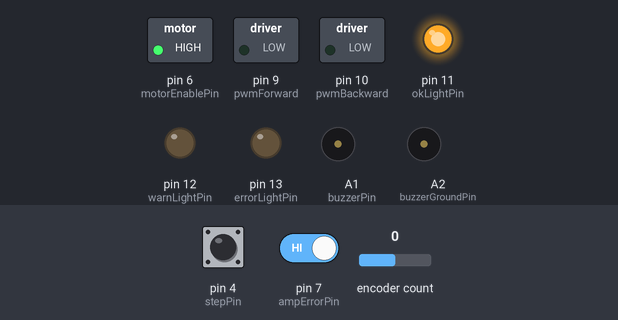
Recording of a sketch running on a simulated Arduino Uno, built with avr-gcc and run on an emulated ATmega328P. Shown: switched loads named in the sketch (green lamp = pin HIGH), output pins drawn as LEDs (lit = HIGH), buzzer (waves = sounding, pin HIGH). The inputs (shaded band) are chosen by the test bench; at power-on: pin 7 (ampErrorPin) HIGH, encoder count 0, pin 4 (stepPin) HIGH. What the sketch prints to the serial monitor is not drawn.

Above: at 2.2 s.
2.3 s: pin 7 (ampErrorPin) driven LOW
At 2.8 s:
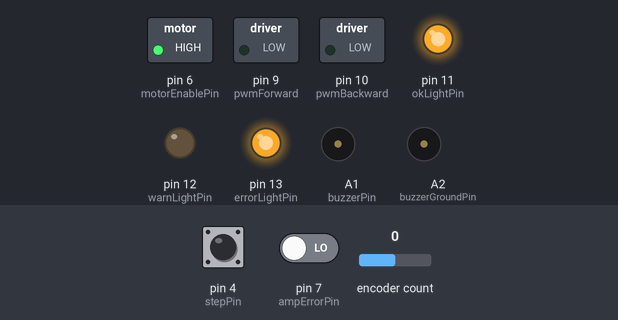
3.8 s: encoder count set to 1
At 4.9 s:
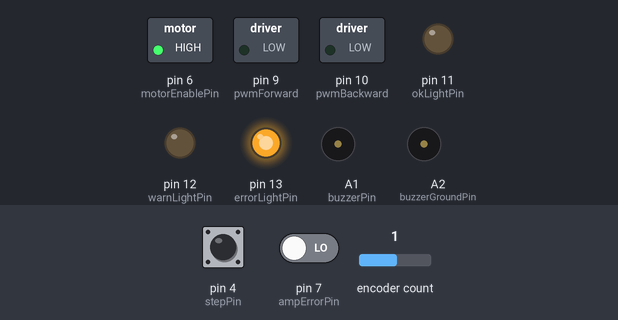
5.3 s: encoder count set to 2
At 6.0 s:
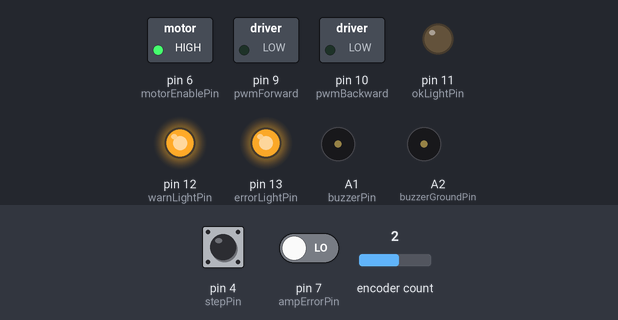
6.8 s: pin 7 (ampErrorPin) driven HIGH
At 8.0 s:
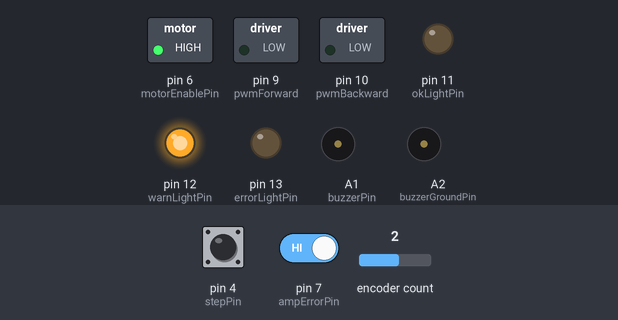
8.3 s: encoder count set to 1
At 9.5 s:
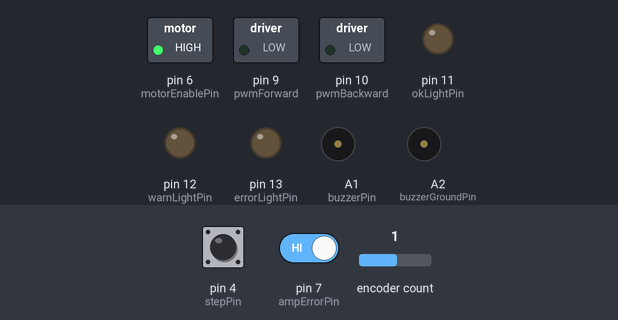
9.8 s: encoder count set to 5
At 10.6 s:
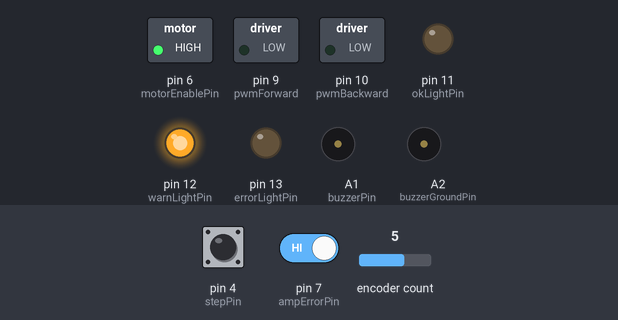
Timing chart, 0 to 12.3 s (numbered marks = the images above; inputs shaded):
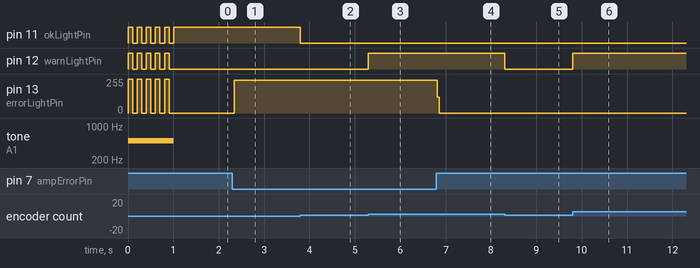

The sketch:

DCServoSimplerTest.ino
```cpp
//#define USE_ENCODER_LIBRARY
#define ENCODER_USE_INTERRUPTS
//#define ENCODER_OPTIMIZE_INTERRUPTS

#include <EEPROM.h>
#include "EEPROMAnything.h"
#include "digitalWriteFast.h"

#include <PID_v1.h>

volatile double position, targetPositionDouble, motorPower, errorValue, maxValue = 10000;
volatile long targetPositionLong = 0;

#include <stdlib.h>
#include "constants.h"
#include <Encoder.h>
#include "ServoEncoder.h"
#include "MotorDrives.h"


const int warningMargin = 4;
const int errorMargin = 512; // the number of ticks out of place before the servo goes
// into error.

int counter = 0;

bool sendPos = false;

volatile bool servoError = false;
volatile bool initialised = false;
volatile int stepState = 0;
volatile int dirState = 0;
byte stepMultiplier = 1; // this should probably be adjustable

long startOffset = 0;

String command = "";
boolean commandComplete = false;


//double Kp = 0.14, Ki = 0.03, Kd = 0.0002;
//double Kp = 0.88, Ki = 0.02, Kd = 0.0007;
//double Kp = 0.77, Ki = 0.37, Kd = 0.0005;
//double Kp = 0.3, Ki = 0.05, Kd = 0.0003;
//double Kp = 100, Ki = 6, Kd = 0.4;
//double Kp = 2, Ki = 8, Kd = 0.01;
double Kp = 15.5, Ki = 5.71, Kd = 0.0184;

// CHANGE THIS TO RESET THE EEPROM DATA
const byte eepromValidateData = 6;
const byte eepromDataAddr = 32;


PID myPID(&position, &motorPower, &targetPositionDouble, Kp, Ki, Kd, DIRECT);


void setup() {

  // set PWM frequency to 31250
  //setPwmFrequency(9, 1);
  //setPwmFrequency(10, 1);

  // set PWM frequency to 3906
//  setPwmFrequency(9, 8);
//  setPwmFrequency(10, 8);


  command.reserve(256);

  readEepromData();

  initSerial();
  sendPIDOverSerial();

  initEncoder();

  position = targetPositionDouble = motorPower = 0;
  targetPositionLong = 0;

  pinMode(errorLightPin, OUTPUT);
  pinMode(warnLightPin, OUTPUT);
  pinMode(okLightPin, OUTPUT);


  pinMode(stepPin, INPUT_PULLUP);
  pinMode(dirPin, INPUT_PULLUP);


  pinMode(ampErrorPin, INPUT);

  ///////////////////////////////////////////////////////
  // configure interrupt on change for step pin
  PCMSK2 |= (1<<4);
  PCICR |= _BV(PCIE2);
  ///////////////////////////////////////////////////////

  initMotor();
  initPID();
  initBuzzer();

  startUpNotify();


  initialised = true;


}


void loop() {

  updateEncoder();

  // UNCOMMENT THIS TO TEST THE SERVO WITHOUT STEP/DIR
  //targetPositionLong = round(((cos((millis()-startOffset) * 0.0008f)) -1) * 1000.0f);

  updatePID();
  // should only update motor power when the PID value changes

  updateServo();
  //checkSerial();


}


inline void updateServo() {

   if (!servoError) {
    //setMotorPower(motorPower);
    digitalWrite(errorLightPin, LOW);
    digitalWrite(errorLightPin, !digitalRead(ampErrorPin));
  }
  else {
   // setMotorPower(0);

    // this line should flash the red light if we have an amp error or just make it steady on
    // if it's a normal servo error. Although - does the ampError reset or stay permanently on?

    if(!digitalRead(ampErrorPin) && (millis()%200<100)) digitalWrite(errorLightPin, LOW);
    else digitalWrite(errorLightPin, HIGH);

  }

  if ((!servoError) && (errorValue > errorMargin)) {
    servoError = true;
    tone(buzzerPin, 500, 10000);

    reset();


  }

  if ( (errorValue>warningMargin)) {
    digitalWrite(warnLightPin, HIGH);
  }
  else {
    digitalWrite(warnLightPin, LOW);
  }

  if(errorValue <= 2) {
    digitalWrite(okLightPin, HIGH);
  }
  else{
    digitalWrite(okLightPin, LOW);
  }


}

inline void updatePID() {

  // reset if the numbers get too high!
  //  if(targetPositionLong>maxValue) {
  //
  //    targetPositionLong-=maxValue;
  //    targetPositionDouble-=maxValue;
  //    position-=maxValue;
  //  }
  //
  //  if(targetPositionLong<-maxValue) {
  //    targetPositionLong+=maxValue;
  //    targetPositionDouble+=maxValue;
  //    position+=maxValue;
  //  }

  targetPositionDouble=targetPositionLong; // Copy the integer value updated by the ISR into the float value used by PID


  if(myPID.Compute()){
    if(counter>33) { // update 30 times a second
      // send position over serial
      if(sendPos) {
        Serial.print("POS:");
        Serial.print(targetPositionDouble);
        Serial.print(",");
        Serial.println(position);
      }
      counter = 0;
    }
    counter ++;
  }

  errorValue = targetPositionDouble - position;
  if(errorValue<0) errorValue*=-1;

}


void initPID() {
  //encoder.write(0);
  position = targetPositionDouble = motorPower = 0;
  targetPositionLong = 0;
  myPID.SetOutputLimits(-100, 100);
  myPID.SetMode(AUTOMATIC);
  myPID.SetSampleTime(1);
  myPID.SetTunings(Kp, Ki, Kd);
  targetPositionLong = targetPositionDouble;
  sendPIDOverSerial();

}


void reset() {


  startOffset = millis();
  encoder.write(0);
  position = targetPositionDouble = motorPower = 0;
  targetPositionLong = 0;
  servoError = false;
}


inline void readEepromData() {

  byte eepromAddr = eepromDataAddr;

  if( EEPROM.read(eepromAddr++)==eepromValidateData ){
    eepromAddr+=EEPROM_readAnything(eepromAddr,Kp);
    eepromAddr+=EEPROM_readAnything(eepromAddr,Ki);
    eepromAddr+=EEPROM_readAnything(eepromAddr,Kd);
    eepromAddr+=EEPROM_readAnything(eepromAddr,motorDeadZone);
  }

}
inline void writeEepromData() {
   byte eepromAddr = eepromDataAddr;
    EEPROM.write(eepromAddr++,eepromValidateData);
    eepromAddr+=EEPROM_writeAnything(eepromAddr,Kp);
    eepromAddr+=EEPROM_writeAnything(eepromAddr,Ki);
    eepromAddr+=EEPROM_writeAnything(eepromAddr,Kd);
    eepromAddr+=EEPROM_writeAnything(eepromAddr,motorDeadZone);

}

inline void initBuzzer() {

  pinMode(buzzerPin, OUTPUT);
  pinMode(buzzerGroundPin, OUTPUT);
  digitalWrite(buzzerGroundPin, LOW);


}

inline void startUpNotify() {

  for(int i =0 ; i<10; i++) {
    bool val = ((i%2) ==0);
    digitalWrite(errorLightPin, val);
    digitalWrite(warnLightPin, val);
    digitalWrite(okLightPin, val);
    tone(buzzerPin,500,100);

    delay(100);
  }
}


//////////////////////////////////////////////////////////////////////////////////
// Interrupt service routine for pin change interrupt #1

ISR(PCINT2_vect)
{
  if(servoError | !initialised) return;
  register byte copyPortD = PIND; // capture port value asap
  if(copyPortD & (1<<DBIT_STEP) ) // Ensure this is a RISING edge of step pin
  {
    if(copyPortD & (1<<DBIT_DIR))  // Check the direction pin
      targetPositionLong+=stepMultiplier;
    else
      targetPositionLong-=stepMultiplier;
  }
}


//
void setPwmFrequency(int pin, int divisor) {
  byte mode;
  if(pin == 5 || pin == 6 || pin == 9 || pin == 10) {
    switch(divisor) {
      case 1: mode = 0x01; break;
      case 8: mode = 0x02; break;
      case 64: mode = 0x03; break;
      case 256: mode = 0x04; break;
      case 1024: mode = 0x05; break;
      default: return;
    }
    if(pin == 5 || pin == 6) {
      TCCR0B = TCCR0B & 0b11111000 | mode;
    } else {
      TCCR1B = TCCR1B & 0b11111000 | mode;
    }
  } else if(pin == 3 || pin == 11) {
    switch(divisor) {
      case 1: mode = 0x01; break;
      case 8: mode = 0x02; break;
      case 32: mode = 0x03; break;
      case 64: mode = 0x04; break;
      case 128: mode = 0x05; break;
      case 256: mode = 0x06; break;
      case 1024: mode = 0x7; break;
      default: return;
    }
    TCCR2B = TCCR2B & 0b11111000 | mode;
  }
}
```

EEPROMAnything.h
```cpp
#include <EEPROM.h>
#include <Arduino.h>  // for type definitions

template <class T> int EEPROM_writeAnything(int ee, const T& value)
{
    const byte* p = (const byte*)(const void*)&value;
    unsigned int i;
    for (i = 0; i < sizeof(value); i++)
          EEPROM.write(ee++, *p++);
    return i;
}

template <class T> int EEPROM_readAnything(int ee, T& value)
{
    byte* p = (byte*)(void*)&value;
    unsigned int i;
    for (i = 0; i < sizeof(value); i++)
          *p++ = EEPROM.read(ee++);
    return i;
}
```

MotorDrives.h
```cpp
#pragma once
#include "Arduino.h"
#include "pwm.h"

double motorDeadZone = 0;

void initMotor() {

  pinMode(pwmForward, OUTPUT);
  digitalWrite(pwmForward, LOW);
  pinMode(pwmBackward, OUTPUT);
  digitalWrite(pwmBackward, LOW);


  //enable pin
  pinMode(motorEnablePin, OUTPUT);
  digitalWrite(motorEnablePin, HIGH);

}

void setMotorPower(volatile double power) {
  // power goes from -100 to 100

  int speed = map(abs(round(power)),0,100,motorDeadZone*255,254);

  if (power < 0) {

    analogWrite(pwmForward, 255-speed);
    digitalWrite(pwmBackward, HIGH);

  }
  else if(power>0) {

    analogWrite(pwmBackward, 255-speed);
    digitalWrite(pwmForward, HIGH);

  }
  else if(power == 0) {
    digitalWrite(pwmBackward, LOW);
    digitalWrite(pwmForward, LOW);
  }
}
```

Serial.ino
```cpp
#pragma once

#define serial Serial

void initSerial(){

    while( !Serial );
    serial.begin(115200);
}


void checkSerial() {

  // TODO - ADD ERROR CHECKING!

  if ( commandComplete ) {
    char commandStr[command.length() + 1];
    char *ptr;

    command.toCharArray( commandStr, command.length() + 1 );

    Kp = strtod(commandStr, &ptr);
    ptr++;
    Ki = strtod(ptr, &ptr);
    ptr++;
    Kd = strtod(ptr, &ptr);
    myPID.SetTunings(Kp, Ki, Kd);

    ptr++;
    sendPos = strtol(ptr, &ptr, 10);

    ptr++;
    motorDeadZone = strtod(ptr, &ptr);

    writeEepromData();

    sendPIDOverSerial();

    commandComplete = false;
    command = "";

  }
}


void sendPIDOverSerial(){

  char buf[12];
  dtostrf( Kp, 12, 8, buf );
  serial.print("PID:");
  serial.print( buf );
  serial.print( ',' );
  dtostrf( Ki, 12, 8, buf );
  serial.print( buf );
  serial.print( ',' );
  dtostrf( Kd, 12, 8, buf );
  serial.print( buf );
  serial.print( ',' );
  dtostrf( motorDeadZone, 12, 8, buf );
  serial.print( buf );
  serial.println();

}

void incomingSerial() {
    if (serial.available()) {
    // get the new byte:
    char inChar = (char)serial.read();
    // add it to the inputString:
    // if the incoming character is a newline, set a flag
    // so the main loop can do something about it:
    if (inChar == '\n') {
      commandComplete = true;
    } else {
      command += inChar;
    }
  }
}

void serialEvent() {
  incomingSerial();
}
```

ServoEncoder.h
```cpp
Encoder encoder(aPin, bPin);

void initEncoder() {
}

void updateEncoder() {
  position = encoder.read();


}
```

constants.h
```cpp
#pragma once


const int errorLightPin = 13; // LED when in error
const int warnLightPin = 12;
const int okLightPin = 11;    // LED when within 256 of where it should be


const int stepPin = 4;
const int dirPin = 5;
#define DBIT_STEP  4
#define DBIT_DIR   5


const int serialRX = 11;
const int serialTX = 12;
const int ampErrorPin = 7;
const int motorEnablePin = 6;

// optical encoder
const int aPin = 2; // interrupt 3 Port PD1 (vars not actually used any more)
const int bPin = 3; // interrupt 2 Port PD0

const int pwmForward = 9;
const int pwmBackward = 10;

const int buzzerPin = A1;
const int buzzerGroundPin = A2;
```

digitalWriteFast.h
```cpp
/*

#if ARDUINO >= 100
#include <Arduino.h>
#else
#include "WProgram.h"
#include <wiring.h>
#endif

#define BIT_READ(value, bit) (((value) >> (bit)) & 0x01)
#define BIT_SET(value, bit) ((value) |= (1UL << (bit)))
#define BIT_CLEAR(value, bit) ((value) &= ~(1UL << (bit)))
#define BIT_WRITE(value, bit, bitvalue) (bitvalue ? BIT_SET(value, bit) : BIT_CLEAR(value, bit))

#if !defined(digitalPinToPortReg)
#if defined(__AVR_ATmega1280__) || defined(__AVR_ATmega2560__)
// Arduino Mega Pins
#define digitalPinToPortReg(P) \
(((P) >= 22 && (P) <= 29) ? &PORTA : \
((((P) >= 10 && (P) <= 13) || ((P) >= 50 && (P) <= 53)) ? &PORTB : \
(((P) >= 30 && (P) <= 37) ? &PORTC : \
((((P) >= 18 && (P) <= 21) || (P) == 38 || ((P) >= 78 && (P) <= 80)) ? &PORTD : \
((((P) >= 0 && (P) <= 3) || (P) == 5 || ((P) >= 83 && (P) <= 85)) ? &PORTE : \
(((P) >= 54 && (P) <= 61) ? &PORTF : \
((((P) >= 39 && (P) <= 41) || (P) == 4 || (P) == 81 || (P) == 82) ? &PORTG : \
((((P) >= 6 && (P) <= 9) || (P) == 16 || (P) == 17 || (P) == 70 || (P) == 71) ? &PORTH : \
(((P) == 14 || (P) == 15 || ((P) >= 72 && (P) <= 77)) ? &PORTJ : \
(((P) >= 62 && (P) <= 69) ? &PORTK : &PORTL))))))))))

#define digitalPinToDDRReg(P) \
(((P) >= 22 && (P) <= 29) ? &DDRA : \
((((P) >= 10 && (P) <= 13) || ((P) >= 50 && (P) <= 53)) ? &DDRB : \
(((P) >= 30 && (P) <= 37) ? &DDRC : \
((((P) >= 18 && (P) <= 21) || (P) == 38 || ((P) >= 78 && (P) <= 80)) ? &DDRD : \
((((P) >= 0 && (P) <= 3) || (P) == 5 || ((P) >= 83 && (P) <= 85)) ? &DDRE : \
(((P) >= 54 && (P) <= 61) ? &DDRF : \
((((P) >= 39 && (P) <= 41) || (P) == 4 || (P) == 81 || (P) == 82) ? &DDRG : \
((((P) >= 6 && (P) <= 9) || (P) == 16 || (P) == 17 || (P) == 70 || (P) == 71) ? &DDRH : \
(((P) == 14 || (P) == 15 || ((P) >= 72 && (P) <= 77)) ? &DDRJ : \
(((P) >= 62 && (P) <= 69) ? &DDRK : &DDRL))))))))))

#define digitalPinToPINReg(P) \
(((P) >= 22 && (P) <= 29) ? &PINA : \
((((P) >= 10 && (P) <= 13) || ((P) >= 50 && (P) <= 53)) ? &PINB : \
(((P) >= 30 && (P) <= 37) ? &PINC : \
((((P) >= 18 && (P) <= 21) || (P) == 38 || ((P) >= 78 && (P) <= 80)) ? &PIND : \
((((P) >= 0 && (P) <= 3) || (P) == 5 || ((P) >= 83 && (P) <= 85)) ? &PINE : \
(((P) >= 54 && (P) <= 61) ? &PINF : \
((((P) >= 39 && (P) <= 41) || (P) == 4 || (P) == 81 || (P) == 82) ? &PING : \
((((P) >= 6 && (P) <= 9) || (P) == 16 || (P) == 17 || (P) == 70 || (P) == 71) ? &PINH : \
(((P) == 14 || (P) == 15 || ((P) >= 72 && (P) <= 77)) ? &PINJ : \
(((P) >= 62 && (P) <= 69) ? &PINK : &PINL))))))))))


#define __digitalPinToBit(P) \
(((P) >=  7 && (P) <=  9) ? (P) - 3 : \
(((P) >= 10 && (P) <= 13) ? (P) - 6 : \
(((P) >= 22 && (P) <= 29) ? (P) - 22 : \
(((P) >= 30 && (P) <= 37) ? 37 - (P) : \
(((P) >= 39 && (P) <= 41) ? 41 - (P) : \
(((P) >= 42 && (P) <= 49) ? 49 - (P) : \
(((P) >= 50 && (P) <= 53) ? 53 - (P) : \
(((P) >= 54 && (P) <= 61) ? (P) - 54 : \
(((P) >= 62 && (P) <= 69) ? (P) - 62 : \
(((P) == 70) ? 2 : \
(((P) == 71) ? 7 : \
(((P) >= 72 && (P) <= 77) ? (P) - 70 : \
(((P) >= 78 && (P) <= 80) ? (P) - 74 : \
(((P) == 81) ? 4 : \
(((P) == 82) ? 3 : \
(((P) == 83) ? 7 : \
(((P) == 84) ? 6 : \
(((P) == 85) ? 2 : \
(((P) == 0 || (P) == 15 || (P) == 17 || (P) == 21) ? 0 : \
(((P) == 1 || (P) == 14 || (P) == 16 || (P) == 20) ? 1 : \
(((P) == 19) ? 2 : \
(((P) == 5 || (P) == 6 || (P) == 18) ? 3 : \
(((P) == 2) ? 4 : \
(((P) == 3 || (P) == 4) ? 5 : 7))))))))))))))))))))))))

// 15 PWM
#define __digitalPinToTimer(P) \
(((P) == 13 || (P) ==  4) ? &TCCR0A : \
(((P) == 11 || (P) == 12) ? &TCCR1A : \
(((P) == 10 || (P) ==  9) ? &TCCR2A : \
(((P) ==  5 || (P) ==  2 || (P) ==  3) ? &TCCR3A : \
(((P) ==  6 || (P) ==  7 || (P) ==  8) ? &TCCR4A : \
(((P) == 46 || (P) == 45 || (P) == 44) ? &TCCR5A : 0))))))
#define __digitalPinToTimerBit(P) \
(((P) == 13) ? COM0A1 : (((P) ==  4) ? COM0B1 : \
(((P) == 11) ? COM1A1 : (((P) == 12) ? COM1B1 : \
(((P) == 10) ? COM2A1 : (((P) ==  9) ? COM2B1 : \
(((P) ==  5) ? COM3A1 : (((P) ==  2) ? COM3B1 : (((P) ==  3) ? COM3C1 : \
(((P) ==  6) ? COM4A1 : (((P) ==  7) ? COM4B1 : (((P) ==  8) ? COM4C1 : \
(((P) == 46) ? COM5A1 : (((P) == 45) ? COM5B1 : COM5C1))))))))))))))

#else

// Standard Arduino Pins
#define digitalPinToPortReg(P) \
(((P) >= 0 && (P) <= 7) ? &PORTD : (((P) >= 8 && (P) <= 13) ? &PORTB : &PORTC))
#define digitalPinToDDRReg(P) \
(((P) >= 0 && (P) <= 7) ? &DDRD : (((P) >= 8 && (P) <= 13) ? &DDRB : &DDRC))
#define digitalPinToPINReg(P) \
(((P) >= 0 && (P) <= 7) ? &PIND : (((P) >= 8 && (P) <= 13) ? &PINB : &PINC))
#define __digitalPinToBit(P) \
(((P) >= 0 && (P) <= 7) ? (P) : (((P) >= 8 && (P) <= 13) ? (P) - 8 : (P) - 14))

#if defined(__AVR_ATmega8__)
// 3 PWM
#define __digitalPinToTimer(P) \
(((P) ==  9 || (P) == 10) ? &TCCR1A : (((P) == 11) ? &TCCR2 : 0))
#define __digitalPinToTimerBit(P) \
(((P) ==  9) ? COM1A1 : (((P) == 10) ? COM1B1 : COM21))
#else  //168,328

// 6 PWM
#define __digitalPinToTimer(P) \
(((P) ==  6 || (P) ==  5) ? &TCCR0A : \
(((P) ==  9 || (P) == 10) ? &TCCR1A : \
(((P) == 11 || (P) ==  3) ? &TCCR2A : 0)))
#define __digitalPinToTimerBit(P) \
(((P) ==  6) ? COM0A1 : (((P) ==  5) ? COM0B1 : \
(((P) ==  9) ? COM1A1 : (((P) == 10) ? COM1B1 : \
(((P) == 11) ? COM2A1 : COM2B1)))))
#endif  //defined(__AVR_ATmega8__)


#endif  //mega
#endif  //#if !defined(digitalPinToPortReg)


#define __atomicWrite__(A,P,V) \
if ( (int)(A) < 0x40) { bitWrite(*(A), __digitalPinToBit(P), (V) );}  \
else {                                                         \
uint8_t register saveSreg = SREG;                          \
cli();                                                     \
bitWrite(*(A), __digitalPinToBit(P), (V) );                   \
SREG=saveSreg;                                             \
}


#ifndef digitalWriteFast
#define digitalWriteFast(P, V) \
do {                       \
if (__builtin_constant_p(P) && __builtin_constant_p(V))   __atomicWrite__((uint8_t*) digitalPinToPortReg(P),P,V) \
else  digitalWrite((P), (V));         \
}while (0)
#endif  //#ifndef digitalWriteFast2

#if !defined(pinModeFast)
#define pinModeFast(P, V) \
do {if (__builtin_constant_p(P) && __builtin_constant_p(V)) __atomicWrite__((uint8_t*) digitalPinToDDRReg(P),P,V) \
else pinMode((P), (V)); \
} while (0)
#endif


#ifndef noAnalogWrite
#define noAnalogWrite(P) \
	do {if (__builtin_constant_p(P) )  __atomicWrite((uint8_t*) __digitalPinToTimer(P),P,0) \
		else turnOffPWM((P));   \
} while (0)
#endif


#ifndef digitalReadFast
	#define digitalReadFast(P) ( (int) _digitalReadFast_((P)) )
	#define _digitalReadFast_(P ) \
	(__builtin_constant_p(P) ) ? ( \
	( BIT_READ(*digitalPinToPINReg(P), __digitalPinToBit(P))) ) : \
	digitalRead((P))
#endif
*/
```

Source omitted: pwm.h (2206 bytes)

Measured:
- after the input at 2.3 s, pin 13 (errorLightPin): 0/255 → 247/255 at once
- after the input at 3.8 s, pin 11 (okLightPin): HIGH → LOW at once
- after the input at 5.3 s, pin 12 (warnLightPin): LOW → HIGH at once
- after the input at 6.8 s, pin 13 (errorLightPin): 247/255 → 0/255 at once
- after the input at 8.3 s, pin 12 (warnLightPin): HIGH → LOW at once
- after the input at 9.8 s, pin 12 (warnLightPin): LOW → HIGH at once
- by itself, pin 11 (okLightPin): alternates HIGH for 0.10 s and LOW for 0.10 s, 10 changes in all, then stays HIGH
